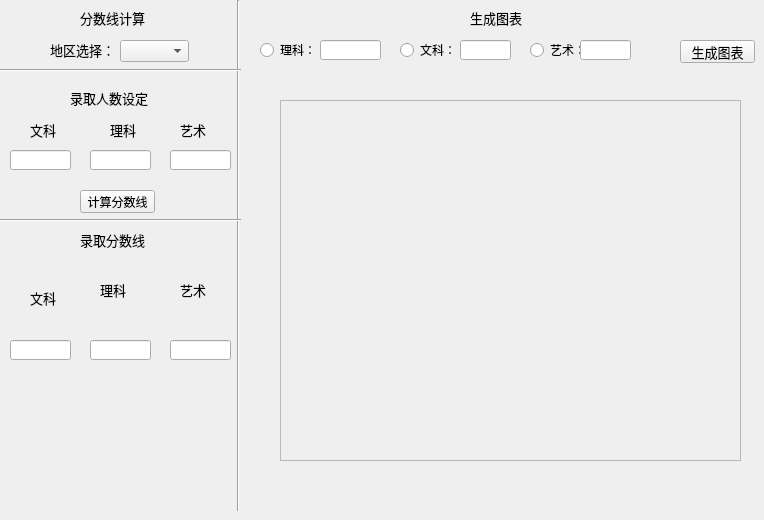
    <widget class="QWidget" name="makepicpage">
     <widget class="Line" name="line_11">
      <property name="geometry">
       <rect>
        <x>230</x>
        <y>0</y>
        <width>16</width>
        <height>511</height>
       </rect>
      </property>
      <property name="orientation">
       <enum>Qt::Vertical</enum>
      </property>
     </widget>
     <widget class="QLabel" name="label_42">
      <property name="geometry">
       <rect>
        <x>80</x>
        <y>10</y>
        <width>71</width>
        <height>16</height>
       </rect>
      </property>
      <property name="font">
       <font>
        <family>微软雅黑</family>
        <pointsize>10</pointsize>
       </font>
      </property>
      <property name="text">
       <string>分数线计算</string>
      </property>
     </widget>
     <widget class="QLabel" name="label_43">
      <property name="geometry">
       <rect>
        <x>50</x>
        <y>40</y>
        <width>61</width>
        <height>20</height>
       </rect>
      </property>
      <property name="font">
       <font>
        <family>微软雅黑</family>
        <pointsize>10</pointsize>
       </font>
      </property>
      <property name="text">
       <string>地区选择：</string>
      </property>
     </widget>
     <widget class="QComboBox" name="comboBox_8">
      <property name="geometry">
       <rect>
        <x>120</x>
        <y>40</y>
        <width>69</width>
        <height>22</height>
       </rect>
      </property>
     </widget>
     <widget class="Line" name="line_12">
      <property name="geometry">
       <rect>
        <x>-10</x>
        <y>60</y>
        <width>251</width>
        <height>20</height>
       </rect>
      </property>
      <property name="orientation">
       <enum>Qt::Horizontal</enum>
      </property>
     </widget>
     <widget class="QLabel" name="label_44">
      <property name="geometry">
       <rect>
        <x>30</x>
        <y>120</y>
        <width>31</width>
        <height>20</height>
       </rect>
      </property>
      <property name="font">
       <font>
        <family>微软雅黑</family>
        <pointsize>10</pointsize>
       </font>
      </property>
      <property name="text">
       <string>文科</string>
      </property>
     </widget>
     <widget class="QLabel" name="label_45">
      <property name="geometry">
       <rect>
        <x>110</x>
        <y>120</y>
        <width>41</width>
        <height>20</height>
       </rect>
      </property>
      <property name="font">
       <font>
        <family>微软雅黑</family>
        <pointsize>10</pointsize>
       </font>
      </property>
      <property name="text">
       <string>理科</string>
      </property>
     </widget>
     <widget class="QLabel" name="label_46">
      <property name="geometry">
       <rect>
        <x>180</x>
        <y>120</y>
        <width>54</width>
        <height>20</height>
       </rect>
      </property>
      <property name="font">
       <font>
        <family>微软雅黑</family>
        <pointsize>10</pointsize>
       </font>
      </property>
      <property name="text">
       <string>艺术</string>
      </property>
     </widget>
     <widget class="QLineEdit" name="lineEdit_14">
      <property name="geometry">
       <rect>
        <x>10</x>
        <y>150</y>
        <width>61</width>
        <height>20</height>
       </rect>
      </property>
     </widget>
     <widget class="QLineEdit" name="lineEdit_15">
      <property name="geometry">
       <rect>
        <x>90</x>
        <y>150</y>
        <width>61</width>
        <height>20</height>
       </rect>
      </property>
     </widget>
     <widget class="QLineEdit" name="lineEdit_16">
      <property name="geometry">
       <rect>
        <x>170</x>
        <y>150</y>
        <width>61</width>
        <height>20</height>
       </rect>
      </property>
     </widget>
     <widget class="QPushButton" name="pushButton_7">
      <property name="geometry">
       <rect>
        <x>80</x>
        <y>190</y>
        <width>75</width>
        <height>23</height>
       </rect>
      </property>
      <property name="font">
       <font>
        <family>微软雅黑</family>
       </font>
      </property>
      <property name="text">
       <string>计算分数线</string>
      </property>
     </widget>
     <widget class="QLineEdit" name="lineEdit_17">
      <property name="geometry">
       <rect>
        <x>10</x>
        <y>340</y>
        <width>61</width>
        <height>20</height>
       </rect>
      </property>
     </widget>
     <widget class="QLineEdit" name="lineEdit_18">
      <property name="geometry">
       <rect>
        <x>90</x>
        <y>340</y>
        <width>61</width>
        <height>20</height>
       </rect>
      </property>
     </widget>
     <widget class="QLineEdit" name="lineEdit_19">
      <property name="geometry">
       <rect>
        <x>170</x>
        <y>340</y>
        <width>61</width>
        <height>20</height>
       </rect>
      </property>
     </widget>
     <widget class="QLabel" name="label_47">
      <property name="geometry">
       <rect>
        <x>100</x>
        <y>280</y>
        <width>31</width>
        <height>20</height>
       </rect>
      </property>
      <property name="font">
       <font>
        <family>微软雅黑</family>
        <pointsize>10</pointsize>
       </font>
      </property>
      <property name="text">
       <string>理科</string>
      </property>
     </widget>
     <widget class="QLabel" name="label_48">
      <property name="geometry">
       <rect>
        <x>80</x>
        <y>230</y>
        <width>71</width>
        <height>20</height>
       </rect>
      </property>
      <property name="font">
       <font>
        <family>微软雅黑</family>
        <pointsize>10</pointsize>
       </font>
      </property>
      <property name="text">
       <string>录取分数线</string>
      </property>
     </widget>
     <widget class="QLabel" name="label_49">
      <property name="geometry">
       <rect>
        <x>180</x>
        <y>280</y>
        <width>31</width>
        <height>20</height>
       </rect>
      </property>
      <property name="font">
       <font>
        <family>微软雅黑</family>
        <pointsize>10</pointsize>
       </font>
      </property>
      <property name="text">
       <string>艺术</string>
      </property>
     </widget>
     <widget class="QLabel" name="label_50">
      <property name="geometry">
       <rect>
        <x>30</x>
        <y>290</y>
        <width>31</width>
        <height>16</height>
       </rect>
      </property>
      <property name="font">
       <font>
        <family>微软雅黑</family>
        <pointsize>10</pointsize>
       </font>
      </property>
      <property name="text">
       <string>文科</string>
      </property>
     </widget>
     <widget class="QLabel" name="label_51">
      <property name="geometry">
       <rect>
        <x>70</x>
        <y>90</y>
        <width>81</width>
        <height>16</height>
       </rect>
      </property>
      <property name="font">
       <font>
        <family>微软雅黑</family>
        <pointsize>10</pointsize>
       </font>
      </property>
      <property name="text">
       <string>录取人数设定</string>
      </property>
     </widget>
     <widget class="Line" name="line_13">
      <property name="geometry">
       <rect>
        <x>0</x>
        <y>210</y>
        <width>241</width>
        <height>20</height>
       </rect>
      </property>
      <property name="orientation">
       <enum>Qt::Horizontal</enum>
      </property>
     </widget>
     <widget class="QLabel" name="label_52">
      <property name="geometry">
       <rect>
        <x>470</x>
        <y>10</y>
        <width>61</width>
        <height>16</height>
       </rect>
      </property>
      <property name="font">
       <font>
        <family>微软雅黑</family>
        <pointsize>10</pointsize>
       </font>
      </property>
      <property name="text">
       <string>生成图表</string>
      </property>
     </widget>
     <widget class="QRadioButton" name="radioButton">
      <property name="geometry">
       <rect>
        <x>260</x>
        <y>40</y>
        <width>51</width>
        <height>20</height>
       </rect>
      </property>
      <property name="font">
       <font>
        <family>微软雅黑</family>
       </font>
      </property>
      <property name="text">
       <string>理科：</string>
      </property>
     </widget>
     <widget class="QRadioButton" name="radioButton_2">
      <property name="geometry">
       <rect>
        <x>400</x>
        <y>40</y>
        <width>61</width>
        <height>20</height>
       </rect>
      </property>
      <property name="font">
       <font>
        <family>微软雅黑</family>
       </font>
      </property>
      <property name="text">
       <string>文科：</string>
      </property>
     </widget>
     <widget class="QRadioButton" name="radioButton_3">
      <property name="geometry">
       <rect>
        <x>530</x>
        <y>40</y>
        <width>51</width>
        <height>20</height>
       </rect>
      </property>
      <property name="text">
       <string>艺术：</string>
      </property>
     </widget>
     <widget class="QLineEdit" name="lineEdit_20">
      <property name="geometry">
       <rect>
        <x>320</x>
        <y>40</y>
        <width>61</width>
        <height>20</height>
       </rect>
      </property>
      <property name="font">
       <font>
        <family>微软雅黑</family>
        <pointsize>10</pointsize>
       </font>
      </property>
     </widget>
     <widget class="QLineEdit" name="lineEdit_21">
      <property name="geometry">
       <rect>
        <x>460</x>
        <y>40</y>
        <width>51</width>
        <height>20</height>
       </rect>
      </property>
     </widget>
     <widget class="QLineEdit" name="lineEdit_22">
      <property name="geometry">
       <rect>
        <x>580</x>
        <y>40</y>
        <width>51</width>
        <height>20</height>
       </rect>
      </property>
     </widget>
     <widget class="QPushButton" name="pushButton_8">
      <property name="geometry">
       <rect>
        <x>680</x>
        <y>40</y>
        <width>75</width>
        <height>23</height>
       </rect>
      </property>
      <property name="font">
       <font>
        <family>微软雅黑</family>
        <pointsize>10</pointsize>
       </font>
      </property>
      <property name="text">
       <string>生成图表</string>
      </property>
     </widget>
     <widget class="QFrame" name="frame">
      <property name="geometry">
       <rect>
        <x>280</x>
        <y>100</y>
        <width>461</width>
        <height>361</height>
       </rect>
      </property>
      <property name="frameShape">
       <enum>QFrame::StyledPanel</enum>
      </property>
      <property name="frameShadow">
       <enum>QFrame::Raised</enum>
      </property>
     </widget>
    </widget>
